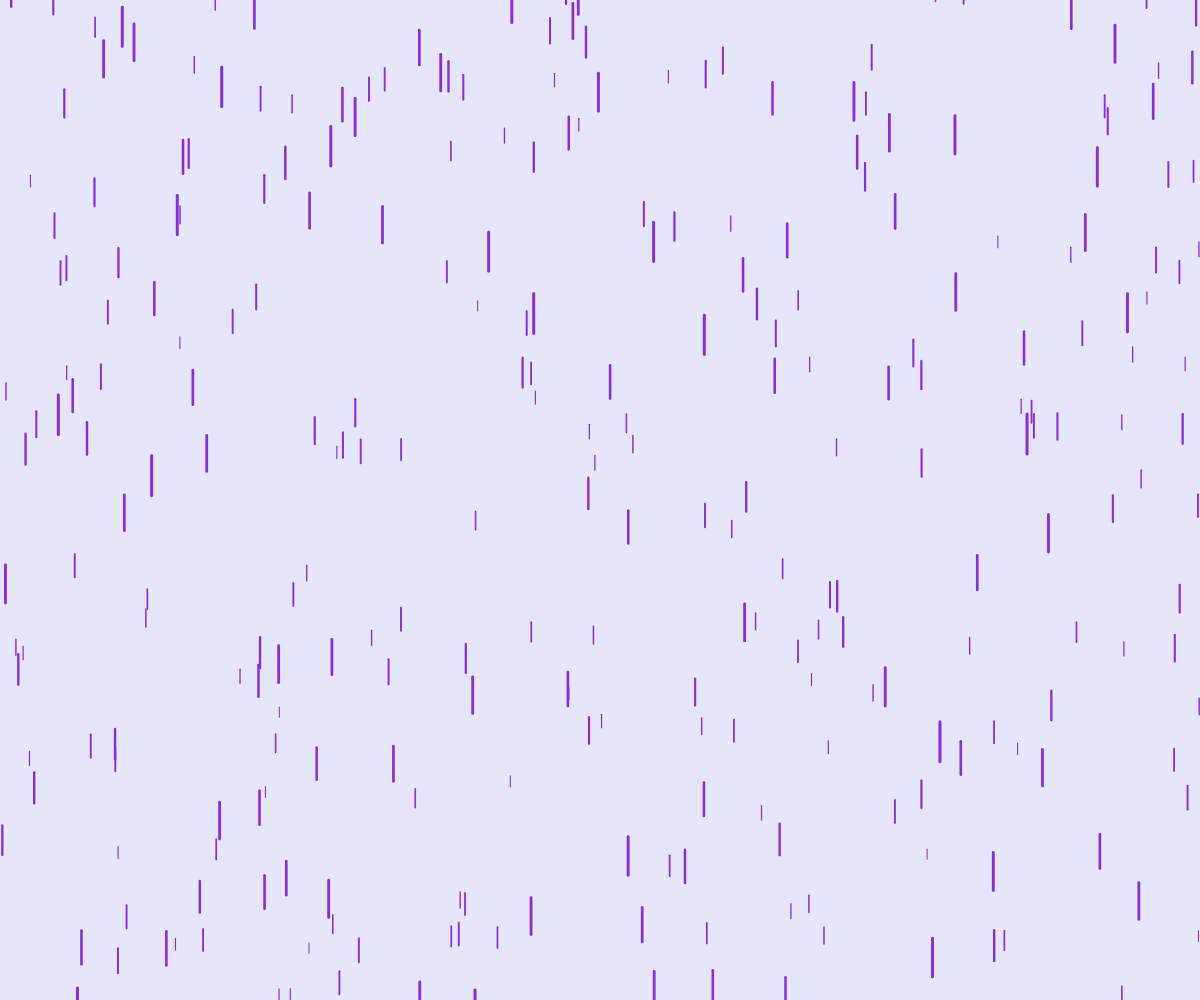
Frame 1 (no input)
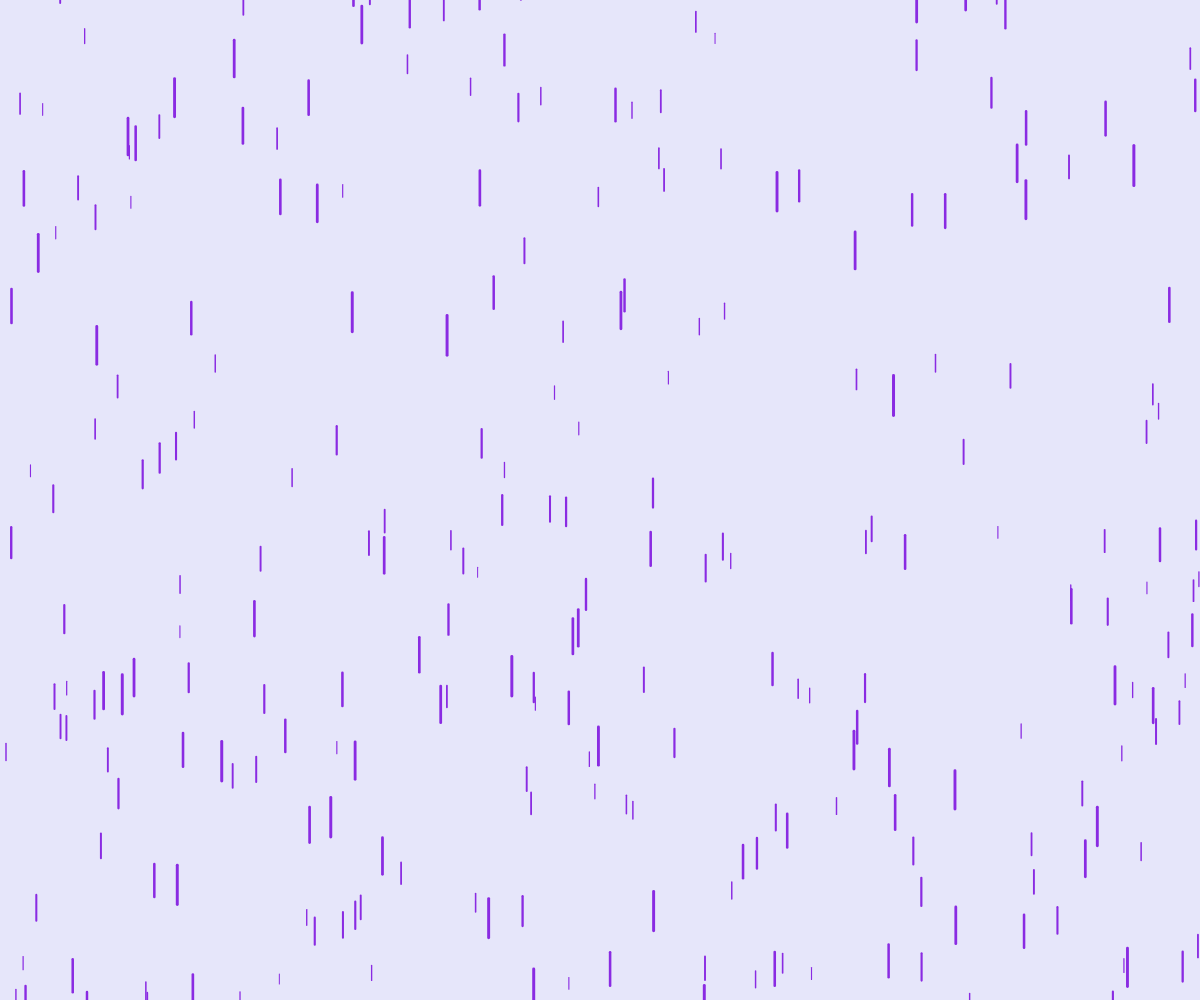
Frame 60 (no input)
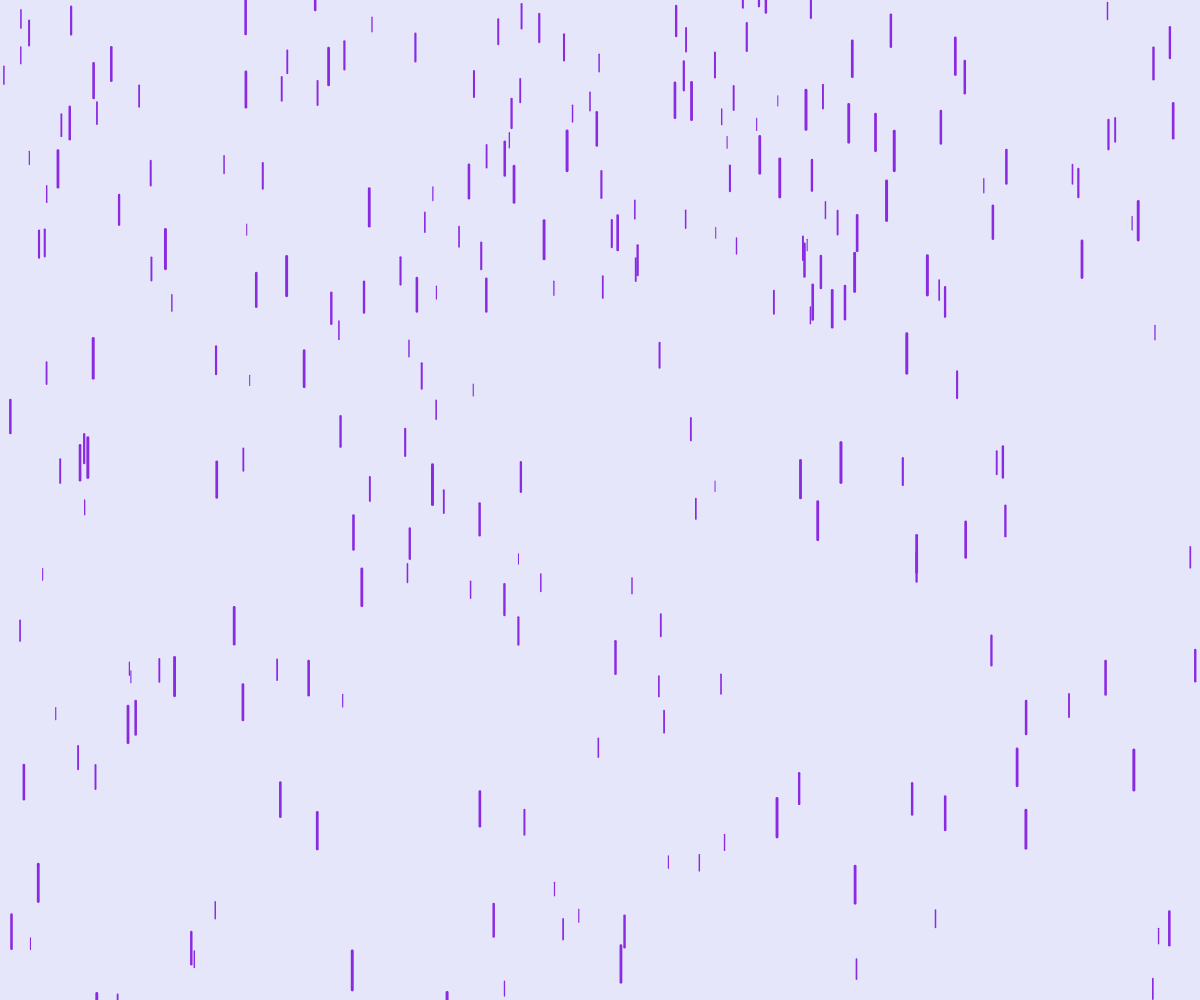
Frame 120 (the mouse pressed at the canvas centre since frame 60)

The p5.js sketch that drew these frames (run headless with seeded random() and noise() and a simulated clock; from frame 60 on, the mouse is pressed at the canvas centre):

// p5.js sketch
// ── sketch.js
var drops = [];

function setup() {
	createCanvas(windowWidth, windowHeight);
	for (var i = 0; i <= 300; i++) {
		drops[i] = new Drop();
	}
}

function draw() {
	background(230, 230, 250);

	for (var i = 0; i < drops.length; i++) {
		drops[i].fall();
		drops[i].show();
	}
}
// ── drop.js
function Drop() {
	this.x = random(width);
	this.y = random(-100, height);
	this.z = random(0, 20);
	this.length = map(this.z, 0, 20, 10, 40);
	this.yspeed = map(this.z, 0, 20, 3, 10);

	this.fall = function () {
		this.y += this.yspeed;
		var grav = map(this.z, 0, 20, 0.01, 0.2);
		this.yspeed += 0.05
		if (this.y > height) {
			this.x = random(width);
			this.y = random(-200, -100);
			this.yspeed = map(this.z, 0, 20, 4, 7);
		}
	}

	this.show = function () {
		var thick = map(this.z, 0, 20, 1, 3);
		strokeWeight(thick);
		stroke(138, 43, 226);
		line(this.x, this.y, this.x, this.y + this.length);
	}
}
